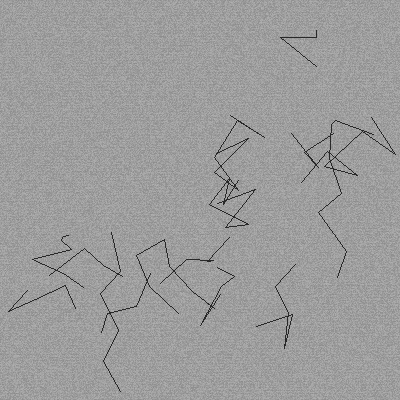
#> input picture test_images/crazing_瑁傜汗.jpg, 400 x 400 px
$ python -i image_preprocess.py   (imports and definitions only)
#> lines starting #> are read from the running program, lines starting #| are printed output that depends on the picture
#> further down, picture is the input picture: shape (400, 400, 3); min 34, max 182, mean 156.4
"""
图像预处理模块
功能：尺寸归一化、像素归一化、图像增强、格式转换
"""

import cv2
import numpy as np


# [73 lines left out: functions load_image, letterbox, normalize_image, preprocess_for_classifier, preprocess_for_detector, not called in this run]


def enhance_contrast(img):
    """对比度增强（CLAHE）"""
    lab = cv2.cvtColor(img, cv2.COLOR_BGR2LAB)
#> lab: shape (400, 400, 3); mean of channels 0, 1, 2 164.4, 128, 128
    l, a, b = cv2.split(lab)
#> a: shape (400, 400); every value is 128
    clahe = cv2.createCLAHE(clipLimit=2.0, tileGridSize=(8, 8))
    l = clahe.apply(l)
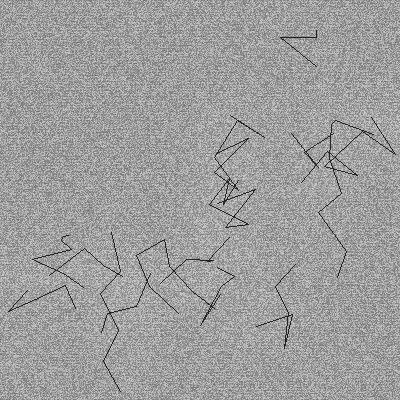
#> l: shape (400, 400); min 25, max 214, mean 158
    enhanced = cv2.merge((l, a, b))
#> enhanced: shape (400, 400, 3); mean of channels 0, 1, 2 158, 128, 128
    return cv2.cvtColor(enhanced, cv2.COLOR_LAB2BGR)


def denoise(img):
    """高斯去噪"""
    return cv2.GaussianBlur(img, (3, 3), 0)

>>> import cv2
>>> picture = cv2.imread('../../../test_images/crazing_瑁傜汗.jpg')
>>> result = enhance_contrast(picture)

$ run again, on test_images/inclusion_澶规潅.jpg
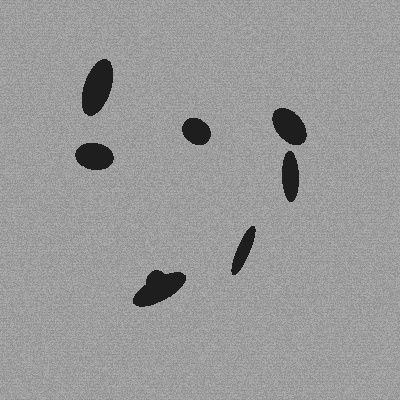
#> input picture test_images/inclusion_澶规潅.jpg, 400 x 400 px
#> picture is the input picture: shape (400, 400, 3); min 23, max 181, mean 153
#> lab: shape (400, 400, 3); mean of channels 0, 1, 2 160.8, 128, 128
#> a: shape (400, 400); every value is 128
#> in enhance_contrast, `l = clahe.apply(l)`:
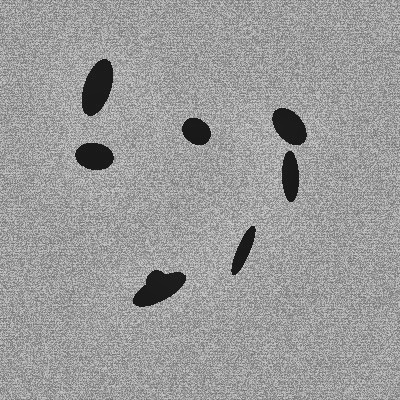
#> l: shape (400, 400); min 14, max 213, mean 154.4
#> enhanced: shape (400, 400, 3); mean of channels 0, 1, 2 154.4, 128, 128

$ run again, on test_images/patches_鏂戝潡.jpg
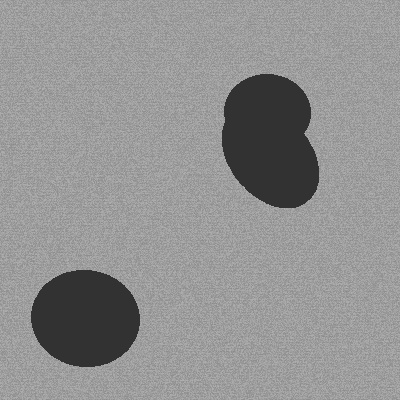
#> input picture test_images/patches_鏂戝潡.jpg, 400 x 400 px
#> picture is the input picture: shape (400, 400, 3); min 43, max 181, mean 145.4
#> lab: shape (400, 400, 3); mean of channels 0, 1, 2 152.9, 128, 128
#> a: shape (400, 400); every value is 128
#> in enhance_contrast, `l = clahe.apply(l)`:
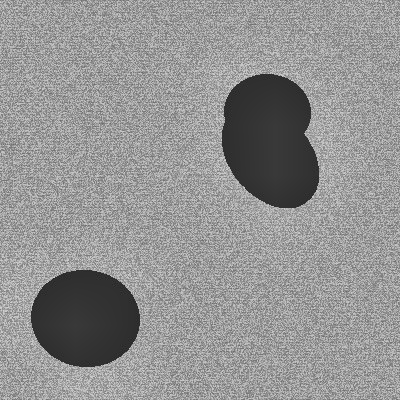
#> l: shape (400, 400); min 33, max 213, mean 146.6
#> enhanced: shape (400, 400, 3); mean of channels 0, 1, 2 146.6, 128, 128

$ run again, on test_images/pitted_surface_楹荤偣.jpg
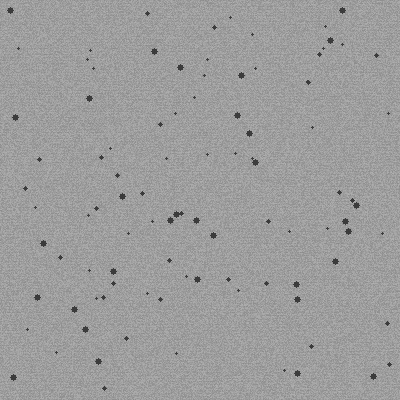
#> input picture test_images/pitted_surface_楹荤偣.jpg, 400 x 400 px
#> picture is the input picture: shape (400, 400, 3); min 52, max 181, mean 156.9
#> lab: shape (400, 400, 3); mean of channels 0, 1, 2 165, 128, 128
#> a: shape (400, 400); every value is 128
#> enhanced: shape (400, 400, 3); mean of channels 0, 1, 2 157.8, 128, 128
#> in enhance_contrast, `return cv2.cvtColor(enhanced, cv2.COLOR_LAB2BGR)`:
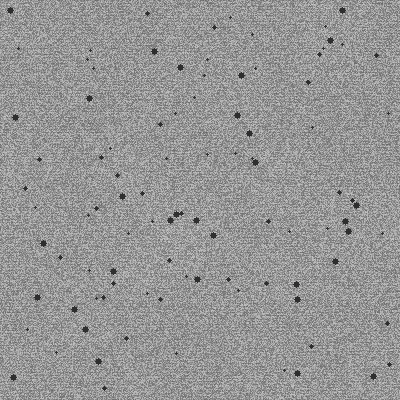
#> returned value: shape (400, 400, 3); mean B, G, R 149.8, 149.8, 149.8
